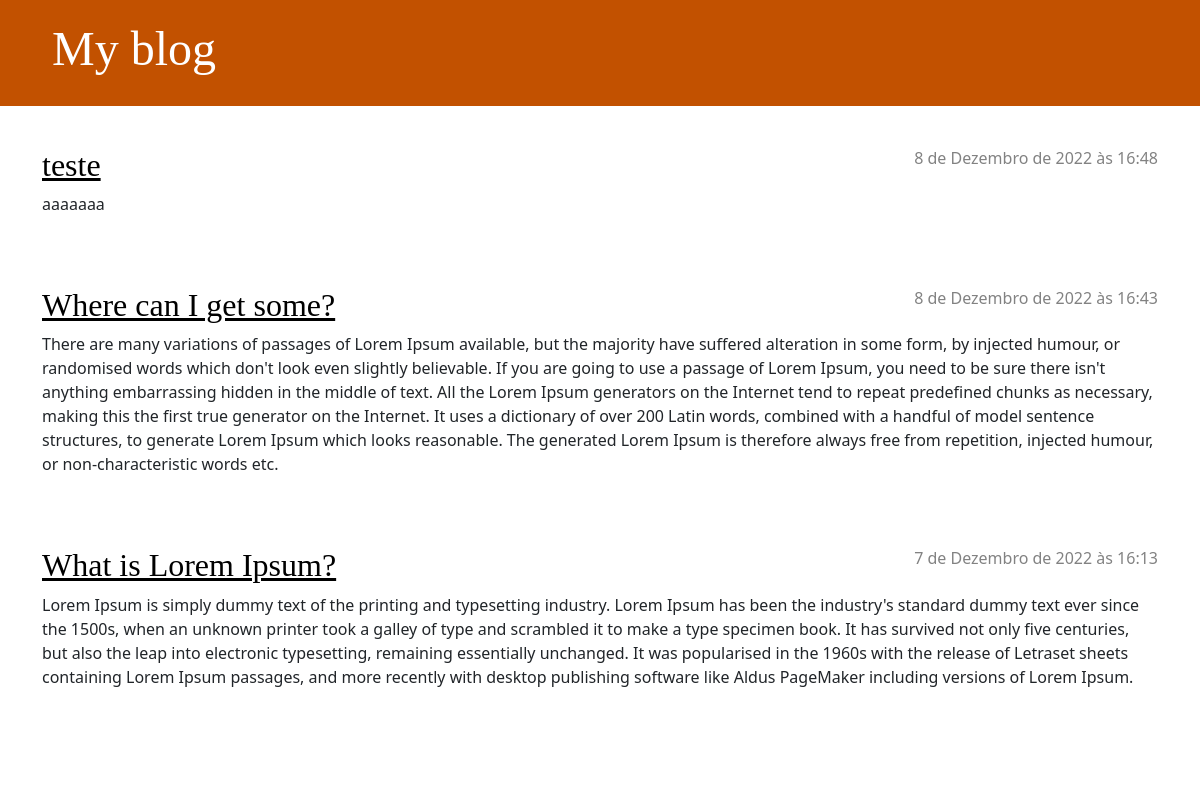
The app's page /, older data.
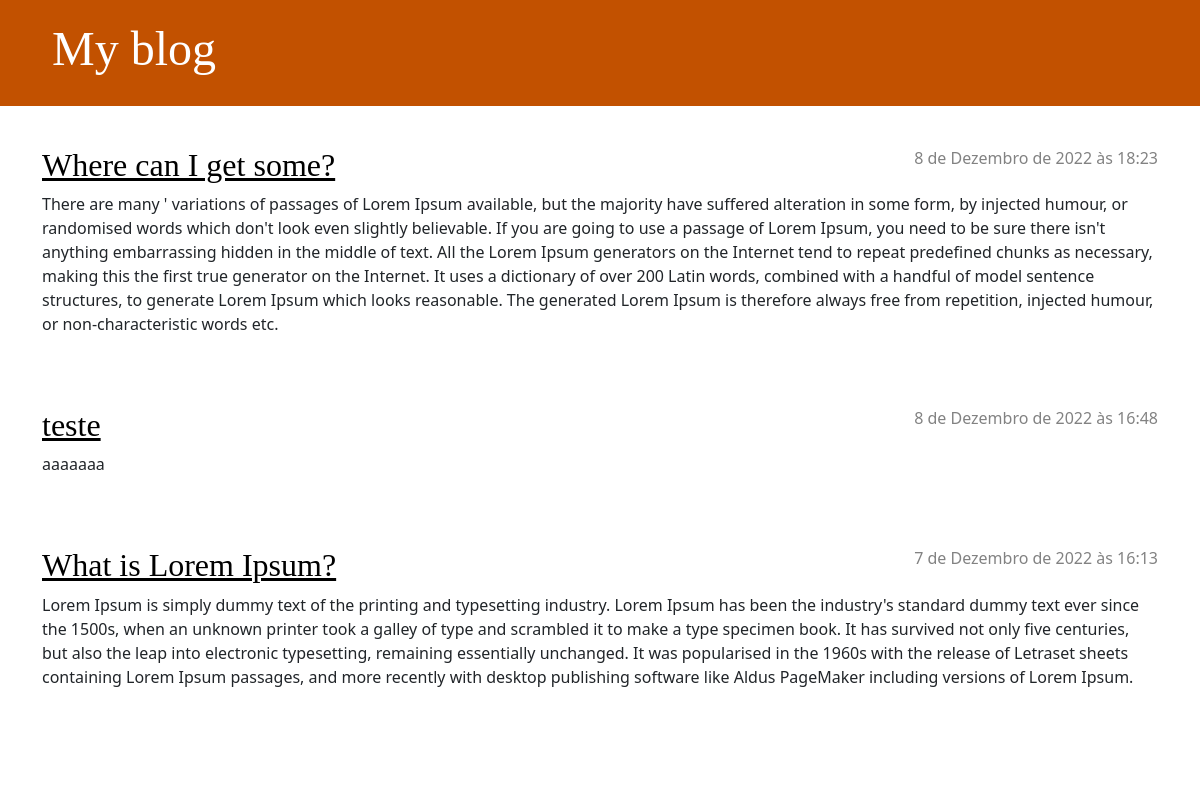
The same page, newer data.
### blog/models.py (models this page shows, shortened)
class Post(models.Model):
    autho = models.CharField(max_length=150)
    text = models.TextField()
    title = models.CharField(max_length=100)
    pub_date = models.DateTimeField('date published')

### blog/views.py (the view)
# urls.py: path('', views.index, name='index'),
def index(request):
    posts = Post.objects.order_by('-pub_date')
    context = {'posts': posts}
    return render(request, 'blog/index.html', context)

### blog/templates/blog/index.html
{% extends 'blog/base.html' %}
{% block content %}
{% for post in posts %}
    <article class="post">
        <time class="date">
            {{ post.pub_date }}
        </time>
        <h2><a href="{% url 'blog:detail' post.id %}">{{ post.title }}</a></h2>
        <p>{{ post.text|linebreaksbr }}</p>
     </article>
 {% endfor %}
 {% endblock %}

### blog/templates/blog/base.html (shortened to what this page needs)
{% load static %}
<!DOCTYPE html>
<html>
    <head>
        <link rel="stylesheet" href="https://cdn.jsdelivr.net/npm/bootstrap@5.1.3/dist/css/bootstrap.min.css">
        <link rel="stylesheet" href="{% static 'blog/blog.css' %}">
    </head>
    <body>
        <header class="page-header">
            <div class="container">
                <h1><a href="/">My blog</a></h1>
            </div>
        </header>
        <main class="container">
            <div class="row">
                <div class="col">
                    {% block content %}
                    {% endblock %}
                </div>
            </div>
        </main>
        <div class="container">
            <a href="{% url 'blog:new_post' %}" class="top-menu">
            </a>
        </div>
    </body>
</html>

### blog/static/blog/blog.css (style rules this page uses)
.page-header { background-color: #C25100; margin-top: 0; margin-bottom: 40px; padding: 20px 20px 20px 40px; }
.page-header h1, .page-header h1 a, .page-header h1 a:visited, .page-header h1 a:active { color: #ffffff; font-size: 36pt; text-decoration: none; }
h1, h2, h3, h4 { font-family: 'Lobster', cursive; }
.date { color: #828282; }
.top-menu, .top-menu:hover, .top-menu:visited { color: #ffffff; float: right; font-size: 26pt; margin-right: 20px; }
.post { margin-bottom: 70px; }
.post h2 a, .post h2 a:visited { color: #000000; }
.post > .date, .post > .actions { float: right; }

Row changes from the older to the newer data that the page shows:
changed Post "Where can I get some?": pub_date "8 de Dezembro de 2022 às 16:43" → "8 de Dezembro de 2022 às 18:23"; text "There are many variations of passages of…" → "There are many ' variations of passages of…"; moves up the list
